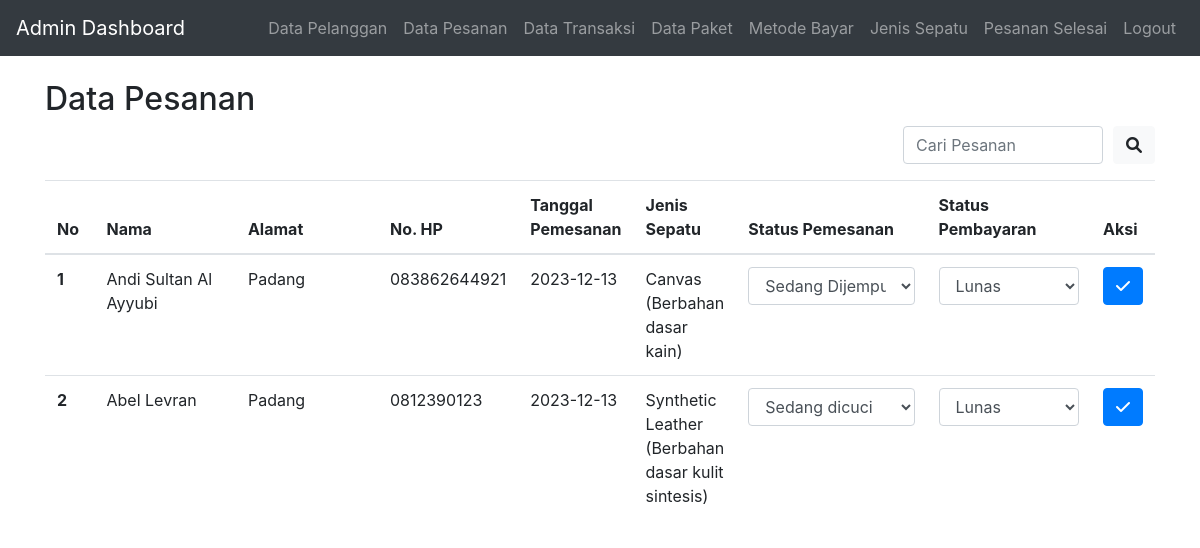
The page /datapesanan.php (signed in) on the database its author committed.
### tables this page shows
CREATE TABLE `transaksi` (
  `id` int(11) NOT NULL,
  `id_pesanan` int(11) NOT NULL,
  `nama` varchar(50) NOT NULL,
  `alamat` varchar(255) NOT NULL,
  `nohp` varchar(50) NOT NULL,
  `namapaket` varchar(20) NOT NULL,
  `metode` varchar(25) NOT NULL,
  `totalbayar` varchar(50) NOT NULL,
  `buktibayar` varchar(50) NOT NULL,
  `jenis_sepatu` varchar(255) NOT NULL,
  `tanggal` date NOT NULL,
  `status_pesanan` varchar(25) NOT NULL,
  `status_pembayaran` varchar(25) NOT NULL
);

### datapesanan.php (the view, shortened to what this page needs)
<?php
include("headeradmin.php");
$search = "";
?>
<!DOCTYPE html>
<html lang="en">
<head>
  <link rel="stylesheet" href="https://stackpath.bootstrapcdn.com/bootstrap/4.5.2/css/bootstrap.min.css">
  <link rel="stylesheet" href="https://cdnjs.cloudflare.com/ajax/libs/font-awesome/6.0.0/css/all.min.css">
</head>
<body>
<div class="container mt-4">
  <h2>Data Pesanan</h2>
  <form method="GET" action="">
    <div class="search-container">
      <input type="text" class="form-control" id="search" name="search" value="<?php echo $search; ?>" placeholder="Cari Pesanan">
      <button type="submit" class="btn btn-light"><i class="fas fa-search"></i></button>
    </div>
  </form>
  <table class="table mt-3">
    <thead>
      <tr>
        <th scope="col" style="width: 50px;">No</th>
        <th scope="col" style="width: 150px;">Nama</th>
        <th scope="col" style="width: 150px;">Alamat</th>
        <th scope="col" style="width: 70px;">No. HP</th>
        <th scope="col" style="width: 80px;">Tanggal Pemesanan</th>
        <th scope="col" style="width: 100px;">Jenis Sepatu</th>
        <th scope="col" style="width: 200px;">Status Pemesanan</th>
        <th scope="col" style="width: 170px;">Status Pembayaran</th>
        <th scope="col">Aksi</th>
      </tr>
    </thead>
    <tbody>
    <?php
    $query = "SELECT * FROM transaksi WHERE nama LIKE '%$search%'";
    $result = mysqli_query($koneksi, $query);
    $counter = 1;
    while ($row = mysqli_fetch_assoc($result)) {
        echo "<tr>";
        echo "<th scope='row'>" . $counter++ . "</th>";
        echo "<td>" . $row['nama'] . "</td>";
        echo "<td>" . $row['alamat'] . "</td>";
        echo "<td>" . $row['nohp'] . "</td>";
        echo "<td>" . $row['tanggal'] . "</td>";
        echo "<td>" . $row['jenis_sepatu'] . "</td>";
echo "<td><form method='post' action='update_pesanan.php'>
<div class='input-group'>";
$id_transaksi = $row['id'];
$query_transaksi = "SELECT status_pesanan, status_pembayaran FROM transaksi WHERE id = $id_transaksi";
$result_transaksi = mysqli_query($koneksi, $query_transaksi);
$row_transaksi = mysqli_fetch_assoc($result_transaksi);
$status_pesanan_terpilih = $row_transaksi['status_pesanan'];
$status_pembayaran_terpilih = $row_transaksi['status_pembayaran'];
echo "<select class='form-control' name='status_pesanan' id='status_pesanan'>";
$query1 = "SELECT status_pesanan FROM status_pesanan";
$result1 = mysqli_query($koneksi, $query1);
while ($row1 = mysqli_fetch_assoc($result1)) {
$selected = ($row1['status_pesanan'] == $status_pesanan_terpilih) ? 'selected' : '';
echo "<option value='" . $row1['status_pesanan'] . "' $selected>" . $row1['status_pesanan'] . "</option>";
}
echo "</select>
</div>
</td>";
echo "<td>
<div class='input-group'>
    <select class='form-control' name='status_pembayaran' id='status_pembayaran'>";
$query2 = "SELECT status_pembayaran FROM status_pembayaran";
$result2 = mysqli_query($koneksi, $query2);
while ($row2 = mysqli_fetch_assoc($result2)) {
$selected = ($row2['status_pembayaran'] == $status_pembayaran_terpilih) ? 'selected' : '';
echo "<option value='" . $row2['status_pembayaran'] . "' $selected>" . $row2['status_pembayaran'] . "</option>";
}
echo "</select>
</div>
</td>";
echo "<td>
<input type='hidden' name='id' value='" . $row['id'] . "'>
<button type='submit' class='btn btn-primary'><i class='fas fa-check'></i></button>
</form>
</td>";
echo "</tr>";
    }
    ?>
</tbody>
  </table>
</div>
</body>
</html>

### headeradmin.php (style rules this page uses)
body { padding-top: 56px; }

### datapesanan.php (style rules this page uses)
body { padding-top: 56px; }
.search-container { display: flex; align-items: center; justify-content: flex-end; gap: 10px; }
.search-container input { width: 200px; }

### rows shown on the page
transaksi: nama "Andi Sultan Al Ayyubi", alamat "Padang", nohp "083862644921", tanggal "2023-12-13", jenis_sepatu "Canvas (Berbahan dasar kain)"
transaksi: nama "Abel Levran", alamat "Padang", nohp "0812390123", tanggal "2023-12-13", jenis_sepatu "Synthetic Leather (Berbahan dasar kulit sintesis)"

### other values the page prints
form field status_pesanan "Sedang Dijemput"
form field status_pembayaran "Lunas"
form field status_pesanan "Sedang dicuci"
